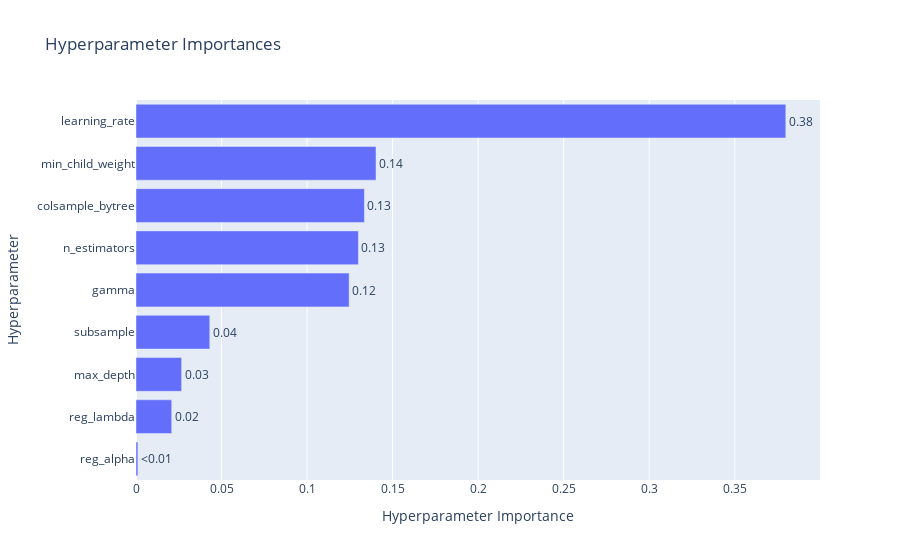

Notebook cell for this chart:
### Code cell
optuna.visualization.plot_param_importances(study)

### Figure 1 — Plotly figure (JSON) as saved in the notebook; plotly's stock layout.template omitted (floating-point values rounded to 4 significant figures)
{"data": [{"cliponaxis": false, "hovertemplate": ["reg_alpha (FloatDistribution): 0.0010995392556652404<extra></extra>", "reg_lambda (FloatDistribution): 0.020863829249397656<extra></extra>", "max_depth (IntDistribution): 0.02666293209979548<extra></extra>", "subsample (FloatDistribution): 0.043120066342643655<extra></extra>", "gamma (FloatDistribution): 0.12457998263303703<extra></extra>", "n_estimators (IntDistribution): 0.12999971892617365<extra></extra>", "colsample_bytree (FloatDistribution): 0.13352356653346148<extra></extra>", "min_child_weight (FloatDistribution): 0.1403105269209792<extra></extra>", "learning_rate (FloatDistribution): 0.3798398380388468<extra></extra>"], "name": "Objective Value", "orientation": "h", "text": ["<0.01", "0.02", "0.03", "0.04", "0.12", "0.13", "0.13", "0.14", "0.38"], "textposition": "outside", "type": "bar", "x": [0.0011, 0.02086, 0.02666, 0.04312, 0.1246, 0.13, 0.1335, 0.1403, 0.3798], "y": ["reg_alpha", "reg_lambda", "max_depth", "subsample", "gamma", "n_estimators", "colsample_bytree", "min_child_weight", "learning_rate"]}], "layout": {"title": {"text": "Hyperparameter Importances"}, "xaxis": {"title": {"text": "Hyperparameter Importance"}}, "yaxis": {"title": {"text": "Hyperparameter"}}}}
